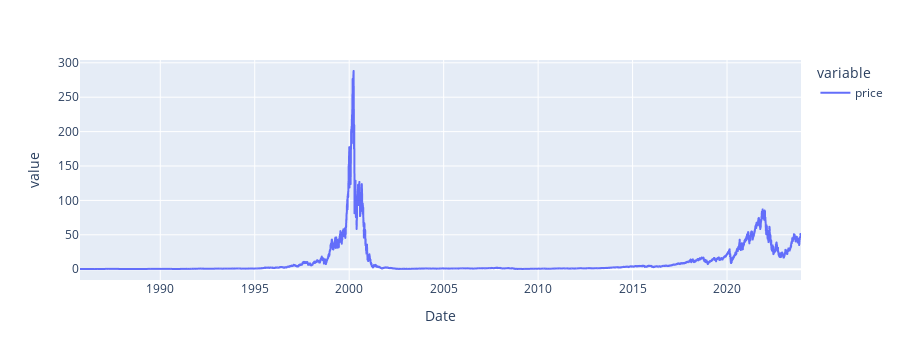

Notebook code for this chart:
### Code cell
df = pd.DataFrame(records)

fig = px.line(
df, x='Date', 
y = [
f"price",
],
)

fig.show()

### Figure 1 — Plotly figure (JSON) as saved in the notebook; plotly's stock layout.template omitted (floating-point values rounded to 4 significant figures; data arrays with more than 128 entries replaced by an {"elided": "..."} marker saying what was removed)
{"data": [{"hovertemplate": "variable=price<br>Date=%{x}<br>value=%{y}<extra></extra>", "legendgroup": "price", "line": {"color": "#636efa", "dash": "solid"}, "marker": {"symbol": "circle"}, "mode": "lines", "name": "price", "showlegend": true, "type": "scattergl", "x": {"elided": "9620 str values"}, "xaxis": "x", "y": {"elided": "9620 float values"}, "yaxis": "y"}], "layout": {"height": 360, "legend": {"title": {"text": "variable"}, "tracegroupgap": 0}, "margin": {"t": 60}, "xaxis": {"anchor": "y", "autorange": true, "domain": [0, 1], "range": ["1985-10-02", "2023-12-01"], "title": {"text": "Date"}, "type": "date"}, "yaxis": {"anchor": "x", "autorange": true, "domain": [0, 1], "range": [-15.69, 304.1], "title": {"text": "value"}, "type": "linear"}}}
